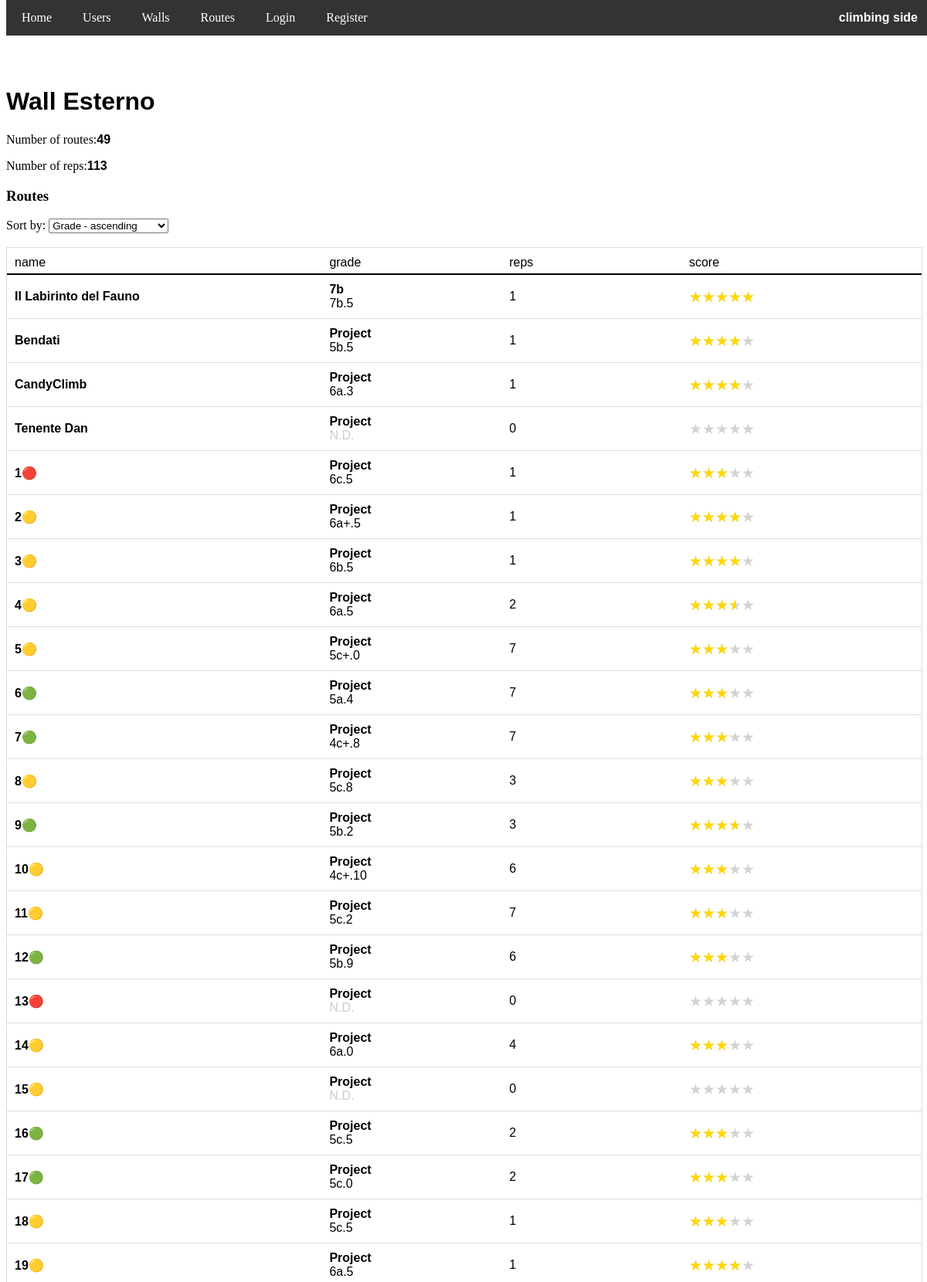
Page /walls/6 (upper part) on the committed database.
### app/models.py (models this page shows, shortened)
class Wall(db.Model):
    id = db.Column(db.Integer, primary_key=True)
    name = db.Column(db.String(100), unique=True, nullable=False)
    routes = db.relationship('Route', backref='wall', lazy=True)

class Route(db.Model):
    id = db.Column(db.Integer, primary_key=True)
    name = db.Column(db.String(100), nullable=False)
    grade = db.Column(db.String(3), nullable=False)
    wall_id = db.Column(db.Integer, db.ForeignKey('wall.id'), nullable=False)
    image_file = db.Column(db.String(255), nullable=True)

### app/routes.py (the view)
@routes.route('/walls/<int:wall_id>')
def wall_page(wall_id):
    wall = Wall.query.filter_by(id=wall_id).first()
    n_routes=len(wall.routes)
    n_reps=0
    for route in wall.routes:
        n_reps+=len(route.users)
    sort_order = request.args.get('sort', 'asc')
    base_query = db.session.query(
        Route,
        func.count(user_route.c.route_id).label('repetitions'),
        func.coalesce(func.avg(user_route.c.score), 0).label('avg_score'),
        func.coalesce(func.avg(user_route.c.proposed_grade), -1).label('avg_proposed_grade')
    ).outerjoin(user_route, Route.id == user_route.c.route_id) \
    .filter(Route.wall_id == wall_id) \
    .group_by(Route.id)
    if sort_order == 'asc':
        routes = base_query.order_by(Route.grade).all()
    elif sort_order == 'desc':
        routes = base_query.order_by(desc(Route.grade)).all()
    elif sort_order == 'alph':
        routes = base_query.order_by(func.lower(Route.name)).all()
    elif sort_order == 'repetitions':
        routes = base_query.order_by(func.count(user_route.c.route_id).desc()).all()
    elif sort_order == 'avg_score':
        routes = base_query.order_by(func.coalesce(func.avg(user_route.c.score), 0).desc()).all()
    else:
        routes = base_query.order_by(Route.id).all()
    routes_list = []
    for route, repetitions, avg_score, avg_proposed_grade in routes:
        user_has_done = False
        if current_user.is_authenticated:
            user_has_done = db.session.query(user_route).filter_by(
                user_id=current_user.id,
                route_id=route.id
            ).count() > 0
        route_data = {
            'id': route.id,
            'name': route.name,
            'wall_id': route.wall_id,
            'wall': route.wall.name,
            'grade': route.grade,
            'repetitions': repetitions,
            'avg_score': avg_score,
            'avg_proposed_grade': display_grade_backend(avg_proposed_grade),
            'done': user_has_done
        }
        routes_list.append(route_data)
    allroutes = db.session.query(Route).filter(Route.wall_id == wall_id).group_by(Route.id)
    grades = [route.grade for route in allroutes]
    french_grades = [
    "4a", "4a+", "4b", "4b+", "4c", "4c+",
    "5a", "5a+", "5b", "5b+", "5c", "5c+",
    "6a", "6a+", "6b", "6b+", "6c", "6c+",
    "7a", "7a+", "7b", "7b+", "7c", "7c+",
    "8a", "8a+", "8b", "8b+", "8c", "8c+",
    "9a", "9a+", "9b", "9b+", "9c"
    ]
    grade_frequencies = dict(Counter(grades))
    grade_distribution = {grade: grade_frequencies.get(grade, 0) for grade in french_grades}
    return render_template('routes/wall_page.html', wall=wall,n_routes=n_routes,n_reps=n_reps, routes=routes_list, sort_order=sort_order, grade_distribution=grade_distribution)

### app/templates/routes/wall_page.html (shortened to what this page needs)
<!DOCTYPE html>
<html lang="en">
<head>
    <link rel="stylesheet" href="{{ url_for('static', filename='styles.css') }}">
</head>
<body>
    {% if current_user.is_authenticated %}
        <div class="navbar" id="myNavbar">
            <span class="navbar-right"><b>climbing side</b></span>
            <a href="{{ url_for('home.homepage') }}">Home</a>
            <a href="{{ url_for('users.users_list') }}">Users</a>
            <a href="{{ url_for('routes.walls_list') }}">Walls</a>
            <a href="{{ url_for('routes.routes_list') }}">Routes</a>
            <a href="{{ url_for('users.user_page', user_id=current_user.id) }}">Profile</a>
            <a href="{{ url_for('users.logout') }}" onclick="return confirmLogout()" >Logout</a>
            <a href="javascript:void(0);" class="icon" onclick="toggleMenu()">&#9776;</a>
        </div>
    {% else %}
        <div class="navbar" id="myNavbar">
            <span class="navbar-right"><b>climbing side</b></span>
            <a href="{{ url_for('home.homepage') }}">Home</a>
            <a href="{{ url_for('users.users_list') }}">Users</a>
            <a href="{{ url_for('routes.walls_list') }}">Walls</a>
            <a href="{{ url_for('routes.routes_list') }}">Routes</a>
            <a href="{{ url_for('users.login') }}" >Login</a>
            <a href="{{ url_for('users.register') }}" >Register</a>
        </div>
    {% endif %}
    <br>
    <br>
    <div class="content">
    <br>
    <h1 style="font-family: Verdana, sans-serif;"> Wall {{ wall.name }} </h1>
    <p>Number of routes:<strong style="font-family: Verdana, sans-serif;">{{n_routes}}</strong></p>
    <p>Number of reps:<strong style="font-family: Verdana, sans-serif;">{{n_reps}}</strong></p>
    <h3>Routes</h3>
    <div>
        <label for="sort">Sort by:</label>
        <select id="sort" name="sort" onchange="window.location.href = '?sort=' + this.value;">
            <option value="asc" {% if sort_order == 'asc' %}selected{% endif %}>Grade - ascending</option>
        </select>
    </div>
    <br>
    {% if routes %}
        <div class="table" style="font-family: Verdana, sans-serif;">
            <div class="row" style="border-bottom: 2px solid black; padding-bottom: 5px;">
                <span style="flex-basis: 30%;"> name </span>
                <span style="flex-basis: 5%;"> </span>
                <span style="flex-basis: 20%;"> grade </span>
                <span style="flex-basis: 20%;"> reps </span>
                <span style="flex-basis: 25%;"> score </span>
            </div>
            {% for route in routes %}
                <div class="row" style = "display: flex; align-items: center; {% if route.done %} background-color: rgba(255, 240, 0, 0.4); {% endif %} ">
                    <a href="{{ url_for('routes.route_page', route_id=route.id) }}" class="link6" style="overflow-wrap: anywhere; word-break: normal; flex-basis: 30%;"><strong>{{ route.name }} </strong></a>
                    <span style="flex-basis: 20%;"> <strong>{{ route.grade }}</strong> <br> <normal style="color: {{ '#ccc' if route.avg_proposed_grade=='N.D.' else 'black' }};">{{ route.avg_proposed_grade }}</normal> </span>
                    <span style="flex-basis: 20%;"> {{ route.repetitions }} </span>
                    <span style="flex-basis: 25%;"> <span id="{{ route.id}}" class="star-container" style="--filled-star-width: {{route.avg_score *100/5}}%">★★★★★</span> </span>
                </div>
            {% endfor %}
        </div>
    {% else %}
        <p>No Routes found.</p>
    {% endif %}
    <br>
    <br>
    <br>
    <br>
    <br>
    <br>
    <br>
    <br>
    <br>
    <br>
    <br>
    <br>
    <br>
    <br>
    </div>
</body>
</html>

### app/static/styles.css (style rules this page uses)
.link6 { color: black; font-weight: bold; text-decoration: none; }
.navbar { background-color: #333; overflow: hidden; position: fixed; top: 0; width: 100%; z-index: 9999; }
.navbar a { float: left; display: block; color: white; text-align: center; padding: 14px 20px; text-decoration: none; }
.navbar-right { float: right; color: white; padding: 14px 20px; text-align: center; font-family: Verdana, sans-serif; }
.content { padding-top: 30px; }
.star-container { position: relative; display: inline-block; font-size: 19px; color: lightgray; }
.star-container::before { content: '★★★★★'; position: absolute; top: 0; left: 0; width: var(--filled-star-width, 0%); color: gold; overflow: hidden; }

### app/templates/routes/wall_page.html (style rules this page uses)
.table { display: flex; flex-direction: column; width: 100%; border: 1px solid #ddd; }
.row { display: flex; padding: 10px; border-bottom: 1px solid #ddd; }
.row a { flex-basis: 25%; }
.row span { flex-basis: 20%; text-align: left; }

### rows in the picture
Wall: name "Esterno"
Route: name "Il Labirinto del Fauno", grade "7b"
Route: name "Bendati", grade "Project"
Route: name "CandyClimb", grade "Project"
Route: name "Tenente Dan", grade "Project"
Route: name "1🔴", grade "Project"
Route: name "2🟡", grade "Project"
Route: name "3🟡", grade "Project"
Route: name "4🟡", grade "Project"
Route: name "5🟡", grade "Project"
Route: name "6🟢", grade "Project"
Route: name "7🟢", grade "Project"
Route: name "8🟡", grade "Project"
Route: name "9🟢", grade "Project"
Route: name "10🟡", grade "Project"
Route: name "11🟡", grade "Project"
Route: name "12🟢", grade "Project"
Route: name "13🔴", grade "Project"
Route: name "14🟡", grade "Project"
Route: name "15🟡", grade "Project"
Route: name "16🟢", grade "Project"
Route: name "17🟢", grade "Project"
Route: name "18🟡", grade "Project"
Route: name "19🟡", grade "Project"

### other values in the picture
{{ n_routes }} "49"
{{ n_reps }} "113"
{{ route.avg_proposed_grade }} "7b.5" "5b.5" "6a.3" "N.D." "6c.5" "6a+.5" "6b.5" "6a.5" "5c+.0" "5a.4" "4c+.8" "5c.8" "5b.2" "4c+.10" "5c.2" "5b.9" "N.D." "6a.0" "N.D." "5c.5" "5c.0" "5c.5" "6a.5"
{{ route.repetitions }} "1" "1" "1" "0" "1" "1" "1" "2" "7" "7" "7" "3" "3" "6" "7" "6" "0" "4" "0" "2" "2" "1" "1"
